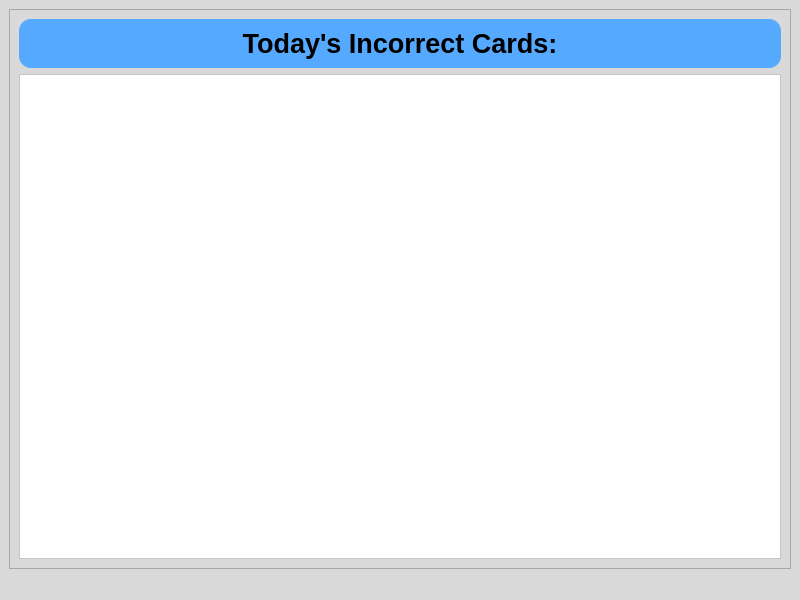
<?xml version="1.0" encoding="UTF-8"?>
<ui version="4.0">
 <class>MainWindow</class>
 <widget class="QMainWindow" name="MainWindow">
  <property name="geometry">
   <rect>
    <x>0</x>
    <y>0</y>
    <width>800</width>
    <height>600</height>
   </rect>
  </property>
  <property name="windowTitle">
   <string>MainWindow</string>
  </property>
  <property name="styleSheet">
   <string notr="true">background-color:rgb(217, 217, 217);</string>
  </property>
  <widget class="QWidget" name="centralwidget">
   <layout class="QVBoxLayout" name="verticalLayout">
    <item>
     <widget class="QFrame" name="frame">
      <property name="frameShape">
       <enum>QFrame::StyledPanel</enum>
      </property>
      <property name="frameShadow">
       <enum>QFrame::Raised</enum>
      </property>
      <layout class="QVBoxLayout" name="verticalLayout_2">
       <item>
        <widget class="QFrame" name="frame_2">
         <property name="styleSheet">
          <string notr="true">QFrame{
	border-radius: 12px;
	background-color:rgb(85, 170, 255);
}</string>
         </property>
         <property name="frameShape">
          <enum>QFrame::StyledPanel</enum>
         </property>
         <property name="frameShadow">
          <enum>QFrame::Raised</enum>
         </property>
         <layout class="QVBoxLayout" name="verticalLayout_3">
          <item>
           <widget class="QLabel" name="label">
            <property name="font">
             <font>
              <pointsize>20</pointsize>
              <weight>75</weight>
              <bold>true</bold>
             </font>
            </property>
            <property name="text">
             <string>Today's Incorrect Cards:</string>
            </property>
            <property name="alignment">
             <set>Qt::AlignCenter</set>
            </property>
           </widget>
          </item>
         </layout>
        </widget>
       </item>
       <item>
        <widget class="QTableWidget" name="incorrect_table_widget">
         <property name="minimumSize">
          <size>
           <width>600</width>
           <height>0</height>
          </size>
         </property>
         <property name="font">
          <font>
           <pointsize>12</pointsize>
          </font>
         </property>
         <property name="layoutDirection">
          <enum>Qt::LeftToRight</enum>
         </property>
         <property name="styleSheet">
          <string notr="true">background-color: rgb(255, 255, 255);</string>
         </property>
         <property name="sortingEnabled">
          <bool>false</bool>
         </property>
         <attribute name="horizontalHeaderVisible">
          <bool>true</bool>
         </attribute>
         <attribute name="verticalHeaderVisible">
          <bool>false</bool>
         </attribute>
        </widget>
       </item>
      </layout>
     </widget>
    </item>
   </layout>
  </widget>
  <widget class="QStatusBar" name="statusbar"/>
 </widget>
 <resources/>
 <connections/>
</ui>
